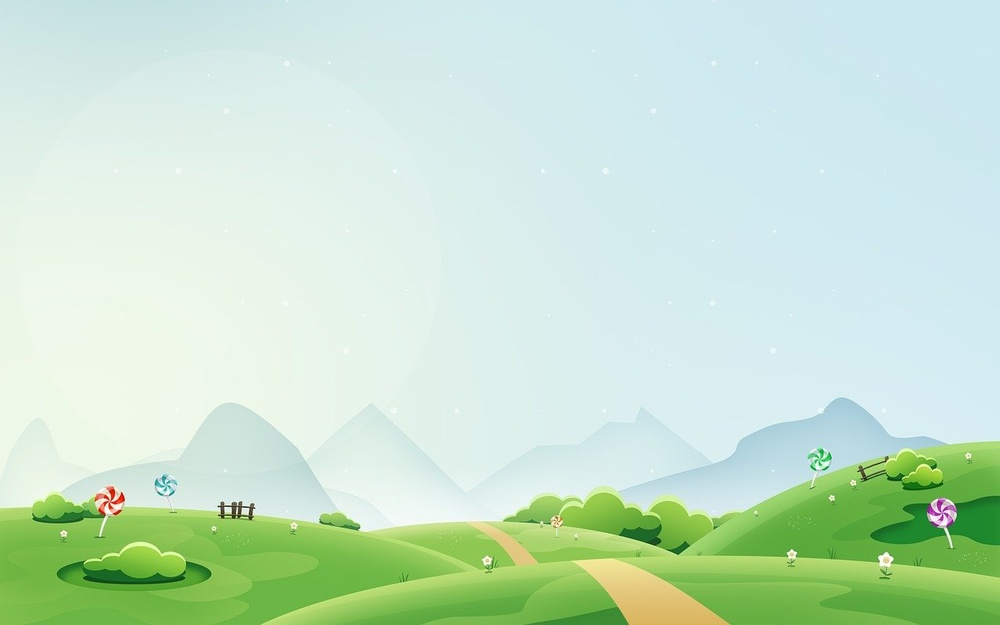
#> input picture Image2.jpg, 1000 x 625 px, shrunk from 1280 x 800 before the run
$ python C23_KMeansClustering.py
#> lines starting #> are read from the running program, lines starting #| are printed output that depends on the picture
import cv2
import numpy as np
import matplotlib.pyplot as plt

img = cv2.imread("Image2.jpg")
#> img is the input picture: shape (625, 1000, 3); mean B, G, R 204.5, 227.3, 199.8
img_rgb = cv2.cvtColor(img, cv2.COLOR_BGR2RGB)

# Reshape image
pixel_values = img_rgb.reshape((-1, 3))
pixel_values = np.float32(pixel_values)

# Define criteria
criteria = (cv2.TERM_CRITERIA_EPS +
            cv2.TERM_CRITERIA_MAX_ITER, 100, 0.2)

K = 3
_, labels, centers = cv2.kmeans(pixel_values,
                                 K, None,
                                 criteria,
                                 10,
                                 cv2.KMEANS_RANDOM_CENTERS)
#> centers = [[167.2, 205.9, 104.1], [217.8, 237.9, 235.3], [103.6, 173.3, 66.05]]

# Convert back to image
centers = np.uint8(centers)
#> centers = [[167, 205, 104], [217, 237, 235], [103, 173, 66]]
segmented_data = centers[labels.flatten()]
segmented_image = segmented_data.reshape(img_rgb.shape)
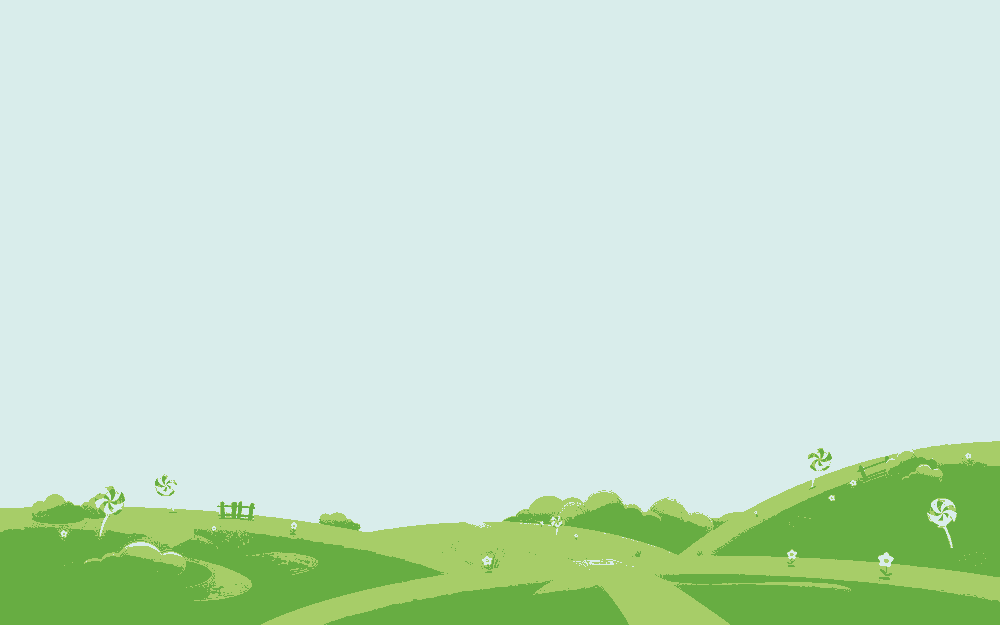
#> segmented_image: shape (625, 1000, 3); mean R, G, B 199.1, 226.7, 204.1

plt.figure(figsize=(16,8))

plt.subplot(1,2,1)
plt.imshow(img_rgb)
plt.title("Original")
plt.axis("off")

plt.subplot(1,2,2)
plt.imshow(segmented_image)
plt.title("K-Means Segmentation")
plt.axis("off")

plt.show()
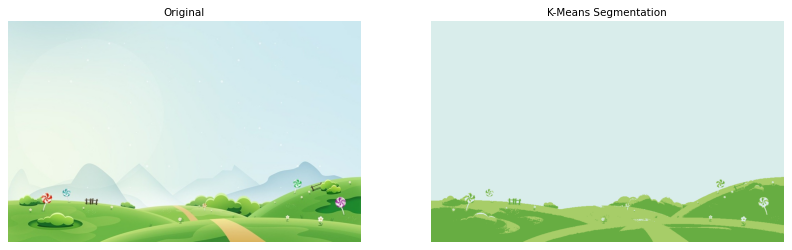
#> figure drawn by matplotlib, 2 panels


# cv2.imshow("K-Means Segmentation", segmented_image)
# cv2.waitKey(0)
